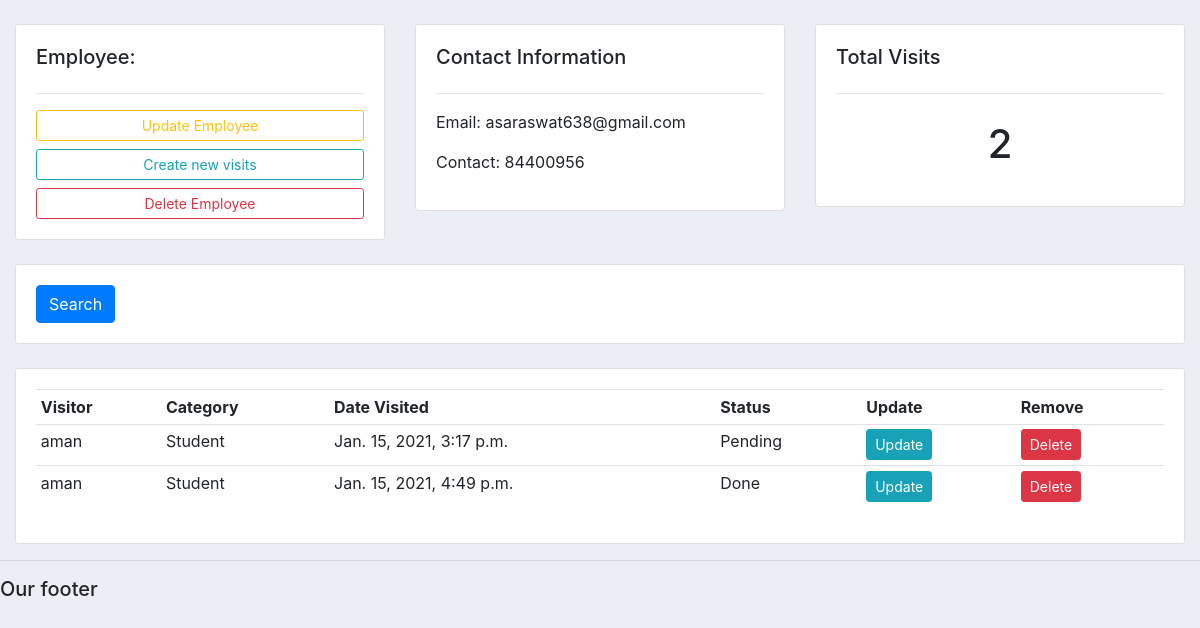
/employee/1/, run on the app's committed database.
### vms/models.py (models this page shows, shortened)
class Employee(models.Model):
    uname = models.CharField(max_length=100, unique=True)
    name = models.CharField(max_length=100)
    email = models.EmailField(max_length=100, unique=True)
    contact = models.CharField(max_length=20)
    address = models.CharField(max_length=150)
    password = models.CharField(max_length=100)
    re_password = models.CharField(max_length=100)
    designation = models.CharField(choices=DESIGNATION, max_length=50)

class Visit(models.Model):
    STATUS = (('Pending', 'Pending'), ('Done', 'Done'))
    employee = models.ForeignKey(
        Employee, null=True, on_delete=models.SET_NULL)
    visitor = models.ForeignKey(Visitor, null=True, on_delete=models.SET_NULL)
    date_visited = models.DateTimeField(auto_now_add=True, null=True)
    status = models.CharField(max_length=100, null=True, choices=STATUS)

class Visitor(models.Model):
    CATEGORY = (('Student', 'Student'), ('Guest', 'Guest'))
    name = models.CharField(max_length=150)
    contact = models.CharField(max_length=20)
    email = models.EmailField(max_length=100)
    purpose = models.CharField(max_length=250)
    photo = models.ImageField(upload_to="visitor/photo",
                              validators=[validate_file_extension])
    category = models.CharField(max_length=50, choices=CATEGORY)
    date_visited = models.DateTimeField(auto_now_add=True)
    host = models.ForeignKey(Employee, null=True, on_delete=models.SET_NULL)
    def __str__(self):
        return self.name

### vms/views.py (the view)
# urls.py: path('employee/<int:pk>/', views.employee_dash, name='employee_dash'),
def employee_dash(request, pk):
    employee = Employee.objects.get(id=pk)
    visits = employee.visit_set.all()
    visits_count = visits.count()
    context = {'employee': employee, 'visits': visits,
               'visits_count': visits_count}
    return render(request, 'vms/employee_dash.html', context)

### vms/templates/vms/employee_dash.html
{%  extends 'base.html' %}
{% block content %}
	<br>
<div class="row">
	<div class="col-md">
		<div class="card card-body">
			<h5>Employee:</h5>
			<hr>
            <a class="btn btn-outline-warning  btn-sm btn-block" href="">Update Employee</a>
            <a class="btn btn-outline-info  btn-sm btn-block" href="{% url 'vms:create_visit' employee.id %}">Create new visits</a>
			<a class="btn btn-outline-danger  btn-sm btn-block" href="">Delete Employee</a>
		</div>
	</div>
	<div class="col-md">
		<div class="card card-body">
			<h5>Contact Information</h5>
			<hr>
			<p>Email: {{employee.email}} </p>
			<p>Contact: {{employee.contact}} </p>
		</div>
	</div>
	<div class="col-md">
		<div class="card card-body">
			<h5>Total Visits</h5>
			<hr>
			<h1 style="text-align: center;padding: 10px">{{  visits_count }}</h1>
		</div>
	</div>
</div>
<br>
<div class="row">
	<div class="col">
		<div class="card card-body">
			<form method="get">
		    <button class="btn btn-primary" type="submit">Search</button>
		  </form>
		</div>
	</div>
</div>
<br>
<div class="row">
	<div class="col-md">
		<div class="card card-body">
			<table class="table table-sm">
				<tr>
					<th>Visitor</th>
					<th>Category</th>
					<th>Date Visited</th>
					<th>Status</th>
					<th>Update</th>
					<th>Remove</th>
				</tr>
                {% for i in visits %}
                <tr>
                    <td>{{ i.visitor }}</td>
                    <td>{{ i.visitor.category }}</td>
                    <td>{{ i.date_visited }}</td>
                    <td>{{ i.status }}</td>
                    <td> <a class="btn btn-sm btn-info" href="{% url 'vms:update_visit' i.id %}">Update</a></td>
                        <td><a class="btn btn-sm btn-danger" href="{% url 'vms:delete_visit' i.id %}">Delete</a></td>
                </tr>
                {% endfor %}
			</table>
		</div>
	</div>
</div>
{% endblock %}

### static/css/main.css (style rules this page uses)
body { background-color: #ebeff5; }

### data on the page
Employee: email "asaraswat638@gmail.com", contact "84400956"
Visit: visitor "aman", visitor.category "Student", date_visited "Jan. 15, 2021, 3:17 p.m.", status "Pending"
Visit: visitor "aman", visitor.category "Student", date_visited "Jan. 15, 2021, 4:49 p.m.", status "Done"

### other printed values
{{ visits_count }} "2"
